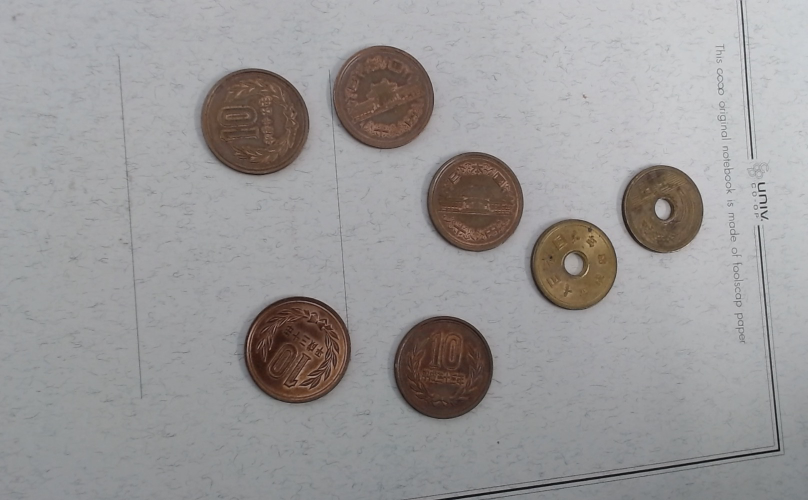
#> input picture coin.png, 1616 x 1000 px (shown at 1/2 size)
$ jupyter execute notebook14.ipynb   (shell and % lines are left out)
#> lines starting #> are read from the running program, lines starting #| are printed output that depends on the picture; after the words box and inside, x2 and y2 are one past the last pixel; in counts of white or black regions, pixels touching at a corner belong together
# マルチメディア処理入門 第14回

[](https://colab.research.google.com/github/schwalbe1996/multimedia_intro/blob/main/notebook14.ipynb)

Google Colabで試したい場合は、上のボタンをクリックして、「ドライブにコピー」を実行してください。（ドライブにコピーしないとコードを変更しても保存できません）

[cell 1]
# colabユーザだけここを実行

[cell 2]
import matplotlib.pyplot as plt
from pylab import cm
import cv2
import numpy as np

## 画像表示用関数

[cell 3]
def show_image(image, cmap = cm.gray, title=None):
    fig = plt.figure(figsize=(10,7))
    ax = fig.add_subplot(111, title=title)
    if image.ndim == 3:
        im = ax.imshow(image[:,:,::-1])
    elif image.ndim == 2:
        im = ax.imshow(image, cmap=cmap)
        fig.colorbar(im)

def show_decomposed_images(image, image3, cmap=cm.gray, title=(None,None,None,None)):
    fig = plt.figure(figsize=(15,15))
    ax1 = fig.add_subplot(221, title=title[0])
    ax2 = fig.add_subplot(222, title=title[1])
    ax3 = fig.add_subplot(223, title=title[2])
    ax4 = fig.add_subplot(224, title=title[3])
    im1 = ax1.imshow(image[:,:,::-1])
    im2 = ax2.imshow(image3[:,:,0], cmap=cmap)
    im3 = ax3.imshow(image3[:,:,1], cmap=cmap)
    im4 = ax4.imshow(image3[:,:,2], cmap=cmap)
    plt.colorbar(im2,ax=ax2)
    plt.colorbar(im3,ax=ax3)
    plt.colorbar(im4,ax=ax4)
    plt.show()

## 本日の画像

[cell 4]
image = cv2.imread("coin.png")
#> image is the input picture: shape (1000, 1616, 3); mean B, G, R 152.1, 151.8, 153.8
show_image(image, title="coin.png")

## (復習）大津の方法による二値化

[cell 5]
# カラー画像（BGR）からモノクロ画像に変換する
gray = cv2.cvtColor(image, cv2.COLOR_BGR2GRAY)

# 大津の方法による二値化。今回は黒っぽいところを前景として使いたいので、cv2.THRESH_BINARYの代わりにcv2.THRESH_BINARY_INVを使います。
ret, mask = cv2.threshold(gray, 0, 255, cv2.THRESH_OTSU  + cv2.THRESH_BINARY_INV)
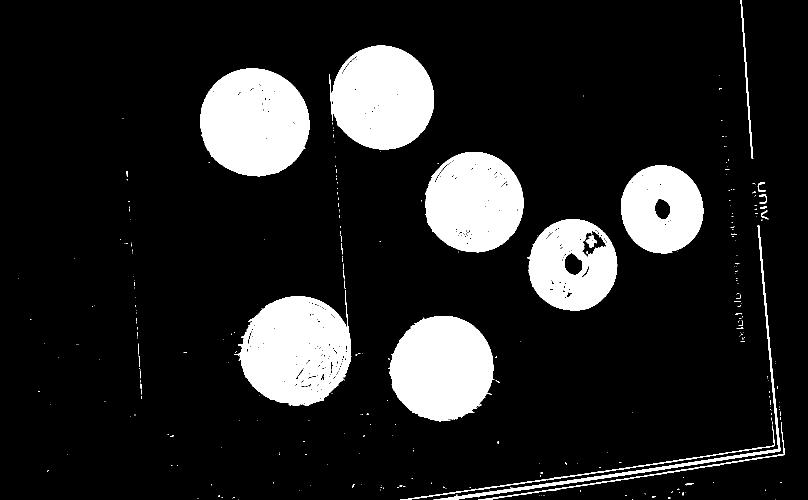
#> mask: shape (1000, 1616) (shown at 1/2 size); 14.1% white; 301 white regions (275 under 20 px), largest, box (x1, y1, x2, y2) and area: (400, 137, 619, 353) 36946, (474, 593, 703, 812) 36506, (776, 632, 989, 843) 33997
#> ret = 121
show_image(gray, title="grayscale image")
show_image(mask, title="binary image")

## 膨張・縮小処理

[cell 6]
N = 3
kernel = np.ones((N,N),np.uint8)
print (kernel)

# 縮小処理： Nの値を変えていろいろと試してみてください。
dst = cv2.erode(mask, kernel)
#> dst: shape (1000, 1616); 12.7% white; 178 white regions (166 under 20 px), largest, box (x1, y1, x2, y2) and area: (401, 138, 618, 352) 35389, (779, 633, 986, 841) 32943, (478, 594, 701, 810) 32275
show_image(dst, title = "erode")

# 膨張処理： Nの値を変えていろいろと試してみてください。
dst = cv2.dilate(mask, kernel)
#> dst: shape (1000, 1616); 15.4% white; 226 white regions (129 under 20 px), largest, box (x1, y1, x2, y2) and area: (468, 526, 704, 813) 39402, (399, 136, 620, 354) 38061, (775, 631, 1001, 844) 35078
show_image(dst, title = "dilate")

## オープニングとクロージング

[cell 7]
N = 3
kernel = np.ones((N,N),np.uint8)
print (kernel)

# どちらもcv2.morphologyExを使います。
# オープニング： cv2.MORPH_OPENを指定
dst = cv2.morphologyEx(mask, cv2.MORPH_OPEN, kernel)
#> dst: shape (1000, 1616); 13.8% white; 145 white regions (111 under 20 px), largest, box (x1, y1, x2, y2) and area: (400, 137, 619, 353) 36939, (477, 593, 702, 811) 36190, (778, 632, 987, 842) 33843
show_image(dst, title="morphology opening")

# クロージング： cv2.MORPH_CLOSEを指定
dst = cv2.morphologyEx(mask, cv2.MORPH_CLOSE, kernel)
#> dst: shape (1000, 1616); 14.3% white; 251 white regions (225 under 20 px), largest, box (x1, y1, x2, y2) and area: (469, 539, 703, 812) 37982, (400, 137, 619, 353) 37163, (776, 632, 989, 843) 34110
show_image(dst, title="morphology closing")

## オープニング＆クロージング

[cell 8]
# クロージングで穴を埋めて、その後、オープニングで孤立点を削除します。
N = 7
kernel = np.ones((N,N),np.uint8)
print (kernel)


dst = cv2.morphologyEx(mask, cv2.MORPH_CLOSE, kernel)
#> dst: shape (1000, 1616); 14.9% white; 176 white regions (146 under 20 px), largest, box (x1, y1, x2, y2) and area: (469, 527, 703, 812) 38338, (400, 137, 619, 353) 37189, (776, 632, 994, 843) 34277
dst = cv2.morphologyEx(dst, cv2.MORPH_OPEN, kernel)
#> dst: shape (1000, 1616); 14.6% white; 16 white regions, largest, box (x1, y1, x2, y2) and area: (479, 593, 702, 811) 38076, (401, 137, 619, 352) 37175, (778, 632, 987, 842) 34221
show_image(dst, title="close->open")

## ラベリング

[cell 9]
# cv2.connectedComponentsWithStatsを使います。引数には先ほど作成した二値画像を指定します。
nLabels, label, stats, center = cv2.connectedComponentsWithStats(dst)
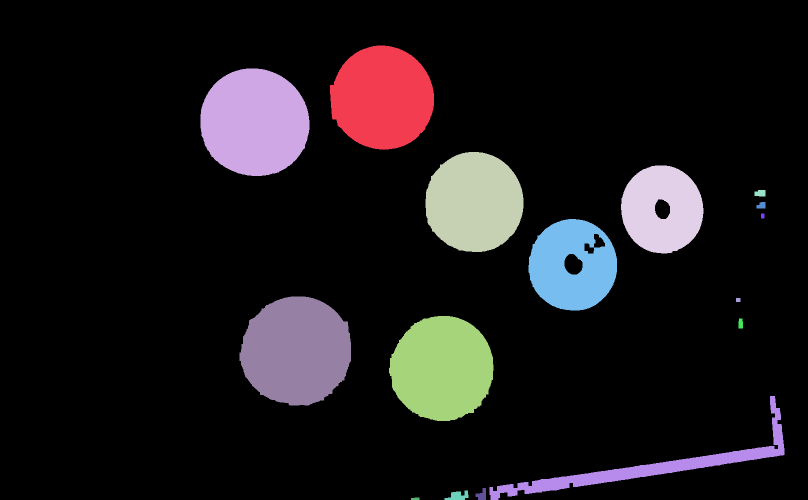
#> label: shape (1000, 1616) int32 (shown at 1/2 size); 17 distinct labels, from 0 to 16; one colour per label, 0 black
#> nLabels = 17; stats = 17 rows, first 6: [0, 0, 1616, 1000, 1379501], [660, 91, 208, 208, 33727], [401, 137, 218, 215, 37175], [851, 304, 196, 200, 31096], [1242, 331, 165, 176, 21861], [1509, 380, 22, 13, 256]; center = 17 rows, first 8: [797.7, 500.3], [764.3, 195.4], [508.8, 244.5], [948.1, 404.3], [1323.7, 418.1], [1520.3, 386.2], [1522.6, 410.7], [1525, 431.5]

# 実行すると4つの値が戻ってきます。
# nLabels: 領域の個数（+1)
# label: 入力した画像と同じサイズのラベル画像。各ピクセルには領域番号を表す0〜nLabels-1の整数が入ってます。
# stats: 各領域の情報。領域を囲む四角形の（左上のx座標、左上のy座標、幅、高さ）、および領域の面積（ピクセル数）が返ってくる。なお、stats[0]は背景の情報。
# center: 各領域の重心の(x,y)座標

print ("{}個の領域が見つかりました。".format(nLabels-1))
#| 16個の領域が見つかりました。
show_image(label,cmap=cm.jet)
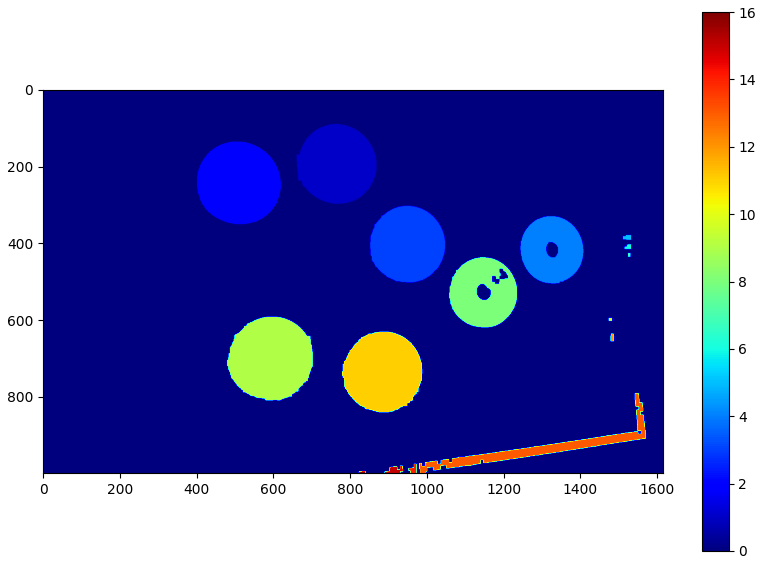
#> figure drawn by matplotlib, 2 panels

### [応用] ラベル番号と面積を表示してみよう

[cell 10]
# 元の画像に、ラベル番号と面積を書き込んでみます。
disp = image.copy()
for n in range(1,nLabels): # 1,2,...,nLabels-1
    cx = int(center[n][0])
    cy = int(center[n][1])
    lx, ly, width, height, area = stats[n]
    print ("{}番目の領域：({},{})を中心とした面積{}".format(n, cx, cy, area))

    cv2.putText(disp, text=str(n), org=(cx,cy), fontFace=cv2.FONT_HERSHEY_COMPLEX, fontScale=2.0, color=(0,0,255), thickness=3)

    cv2.rectangle(disp, (lx,ly), (lx+width,ly+height), color=(255,0,0), thickness=3)
#> this loop made 16 passes
#> (cx, cy, lx, ly, width, height, area) on passes 1 to 12: (764, 195, 660, 91, 208, 208, 33727), (508, 244, 401, 137, 218, 215, 37175), (948, 404, 851, 304, 196, 200, 31096), (1323, 418, 1242, 331, 165, 176, 21861), (1520, 386, 1509, 380, 22, 13, 256), (1522, 410, 1513, 404, 18, 13, 195), (1525, 431, 1522, 427, 7, 10, 70), (1144, 530, 1057, 438, 177, 183, 23751), (592, 701, 479, 593, 223, 218, 38076), (1476, 599, 1472, 596, 9, 8, 72), (883, 736, 778, 632, 209, 210, 34221), (1480, 646, 1477, 637, 9, 20, 169)
#| 1番目の領域：(764,195)を中心とした面積33727
#| 2番目の領域：(508,244)を中心とした面積37175
#| 3番目の領域：(948,404)を中心とした面積31096
#| 4番目の領域：(1323,418)を中心とした面積21861
#| 5番目の領域：(1520,386)を中心とした面積256
#| 6番目の領域：(1522,410)を中心とした面積195
#| 7番目の領域：(1525,431)を中心とした面積70
#| 8番目の領域：(1144,530)を中心とした面積23751
#> (further printed lines are left out)
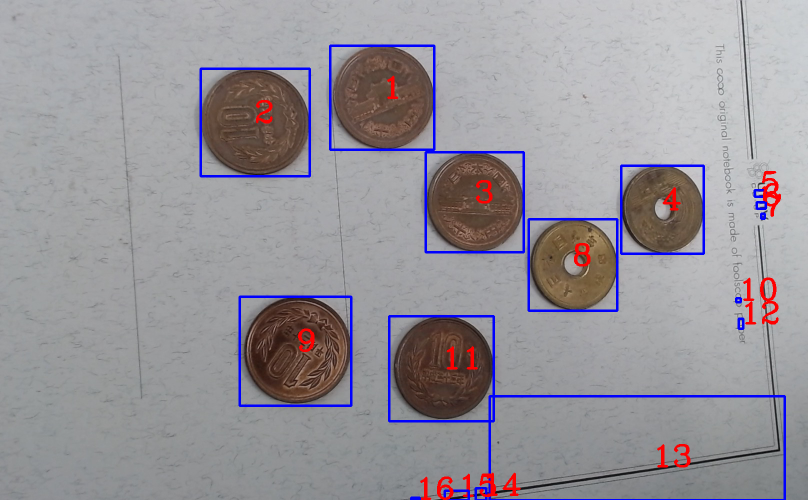
#> disp: shape (1000, 1616, 3) (shown at 1/2 size); 3.01% of pixels changed, all inside (x1, y1, x2, y2) = (399, 89, 1572, 1000)

show_image(disp)

### 応用：面積が20000以上の領域だけを残してみよう

[cell 11]
# まずは元画像と同じサイズのまっ黒の画像を用意
disp = np.zeros_like(image)


for i in range(1,nLabels):
    if stats[i][4] < 20000: # 面積が1000未満ならスキップ
        continue
    disp[ label == i] = image[label==i]

show_image(disp)

## 距離変換

[cell 12]
# cv2.distanceTransform を使います。
# distanceType=cv2.DIST_L2, maskSize=3
ret = cv2.distanceTransform(dst,distanceType=cv2.DIST_L2, maskSize=3)
show_image(dst)
show_image(ret,cmap=cm.jet)

[cell 13]
image = cv2.imread("hand0.jpg")
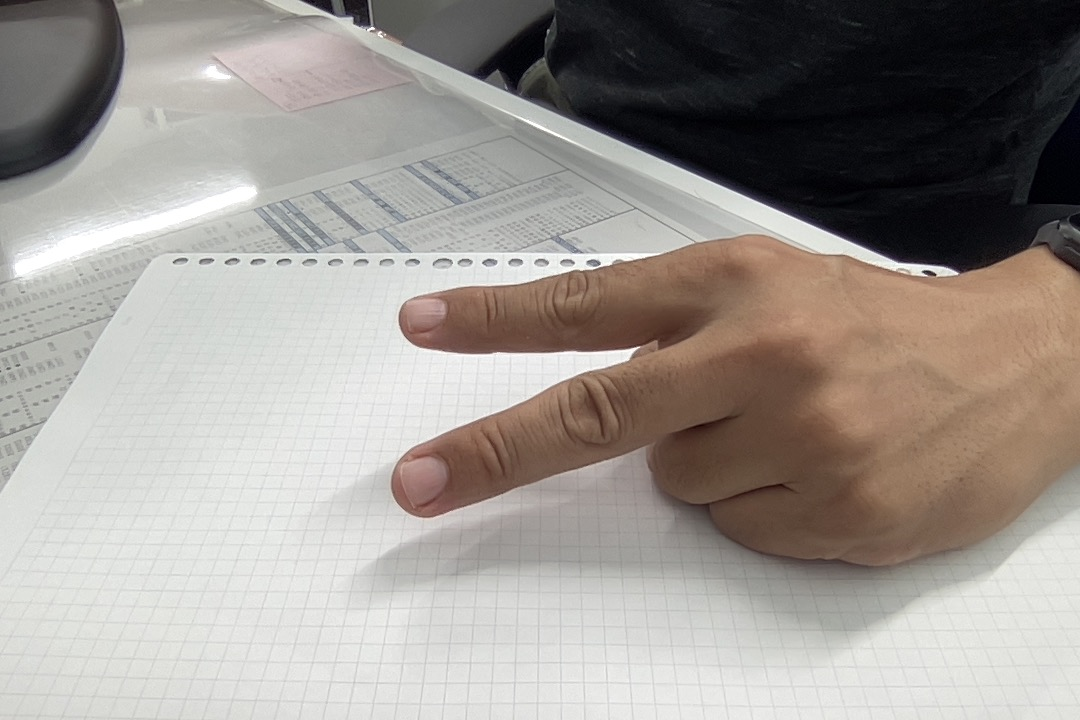
#> input picture hand0.jpg, 1080 x 720 px
#> image is the input picture: shape (720, 1080, 3); mean B, G, R 145.5, 150.8, 156.8
image_HSV = cv2.cvtColor(image, cv2.COLOR_RGB2HSV_FULL)
#> image_HSV: shape (720, 1080, 3); mean H, S, V 110.1, 36.1, 158.3
H = image_HSV[:,:,0]
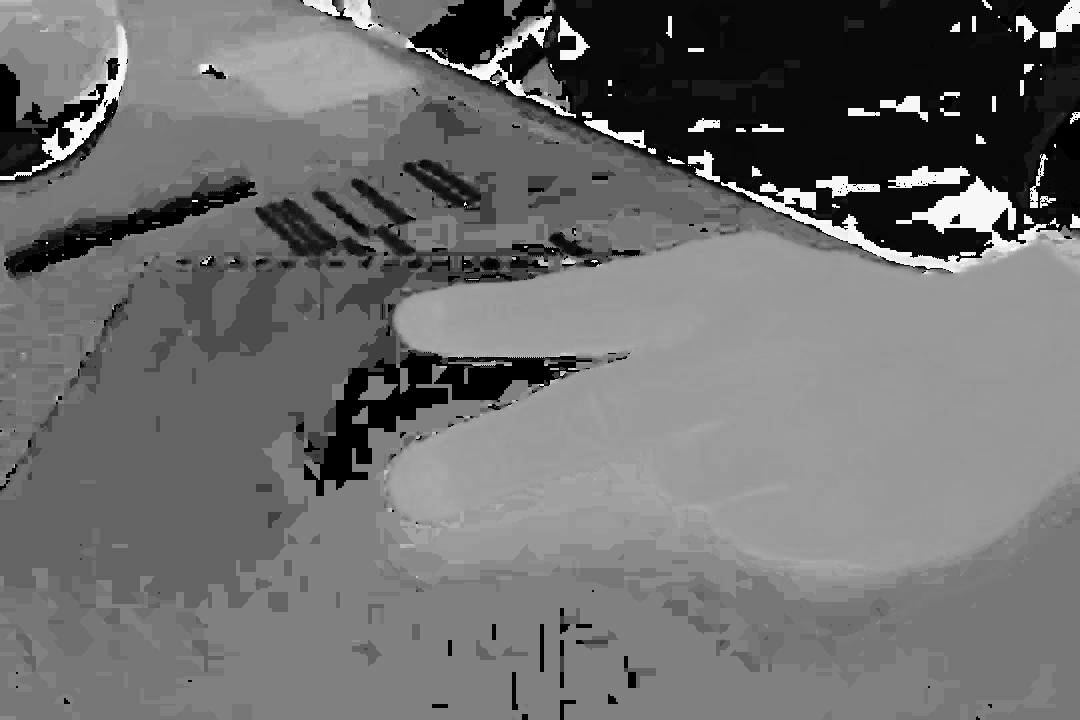
#> H: shape (720, 1080); min 0, max 254, mean 110.1
S = image_HSV[:,:,1]

mask = (H > 100) & (S > 50)
#> mask: shape (720, 1080) bool; 22.4% white; 113 white regions (66 under 20 px), largest, box (x1, y1, x2, y2) and area: (392, 182, 1080, 569) 162227, (896, 176, 1016, 248) 3233, (888, 166, 970, 188) 1008
mask = mask.astype(np.uint8)
kernel = np.ones((15,15),dtype=np.uint8)
dst = cv2.morphologyEx(mask, cv2.MORPH_CLOSE, kernel)
#> dst: shape (720, 1080); values 0 (black) and 1 (white), 23.5% white; 36 white regions (10 under 20 px), largest, box (x1, y1, x2, y2) and area: (392, 154, 1080, 569) 173386, (472, 16, 590, 91) 2351, (1008, 0, 1080, 48) 1296
dst = cv2.morphologyEx(dst, cv2.MORPH_OPEN, kernel)
#> dst: shape (720, 1080); values 0 (black) and 1 (white), 22.5% white; 11 white regions, largest, box (x1, y1, x2, y2) and area: (393, 168, 1080, 568) 168512, (752, 182, 816, 219) 1501, (531, 18, 584, 60) 1319

nLabels, label, stats, center = cv2.connectedComponentsWithStats(dst)
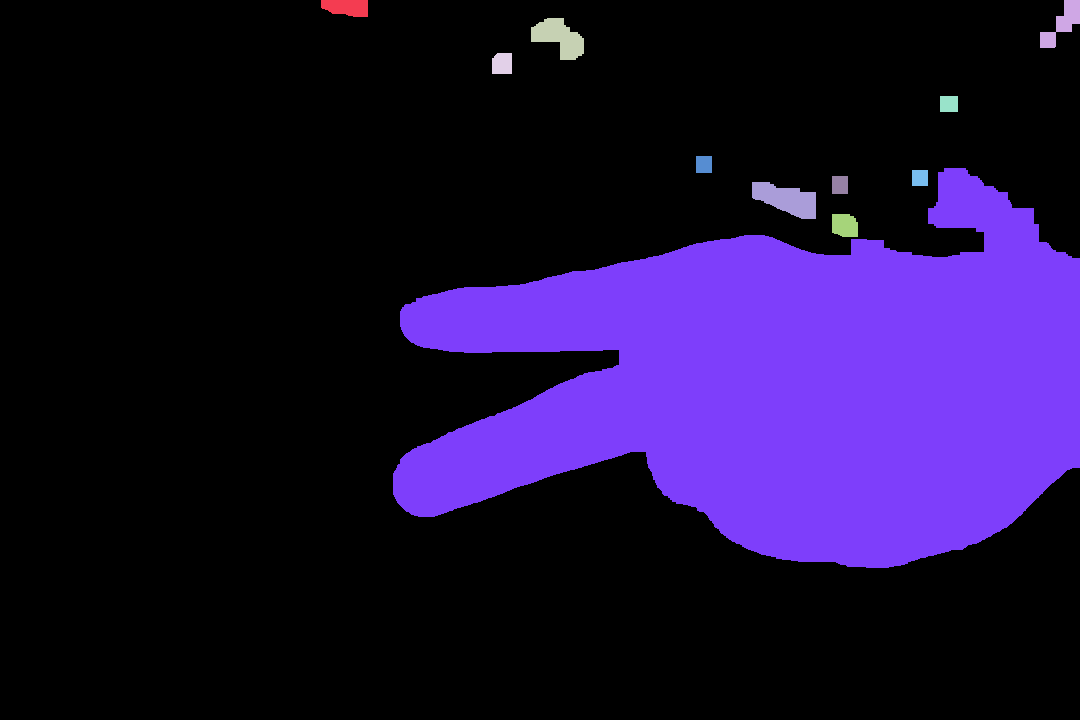
#> label: shape (720, 1080) int32; 12 distinct labels, from 0 to 11; one colour per label, 0 black
#> nLabels = 12; stats = [[0, 0, 1080, 720, 602715], [321, 0, 47, 17, 674], [1040, 0, 40, 48, 831], [531, 18, 53, 42, 1319], [492, 53, 20, 21, 404], [940, 96, 18, 16, 288], [696, 156, 16, 17, 272], [393, 168, 687, 400, 168512], [912, 170, 16, 16, 256], [832, 176, 16, 18, 288], [752, 182, 64, 37, 1501], [832, 214, 26, 23, 540]]; center = [[467.5, 355], [346.3, 6.91], [1062, 23.16], [558.8, 37.21], [501.8, 63.34], [948.5, 103.5], [703.5, 164], [790, 385.1], [919.5, 177.5], [839.5, 184.5], [786.2, 199], [844.3, 225]]
area = [s[4] for s in stats]
#> area = [602715, 674, 831, 1319, 404, 288, 272, 168512, 256, 288, 1501, 540]
area[0] = 0
hand_id = np.argmax(area)
#> hand_id = 7

show_image(label==hand_id)

[cell 14]
hand = label==hand_id
#> hand: shape (720, 1080) bool; 21.7% white; 1 white region, box (x1, y1, x2, y2) and area: (393, 168, 1080, 568) 168512
hand = hand.astype(np.uint8)*255
ret = cv2.ximgproc.thinning(hand)
#> ret: shape (720, 1080); 0.21% white in thin lines or dots, all inside (x1, y1, x2, y2) = (423, 180, 1080, 482)
fig = plt.figure(figsize=(10,10))
plt.imshow(ret>0, cmap=cm.jet)
plt.colorbar()
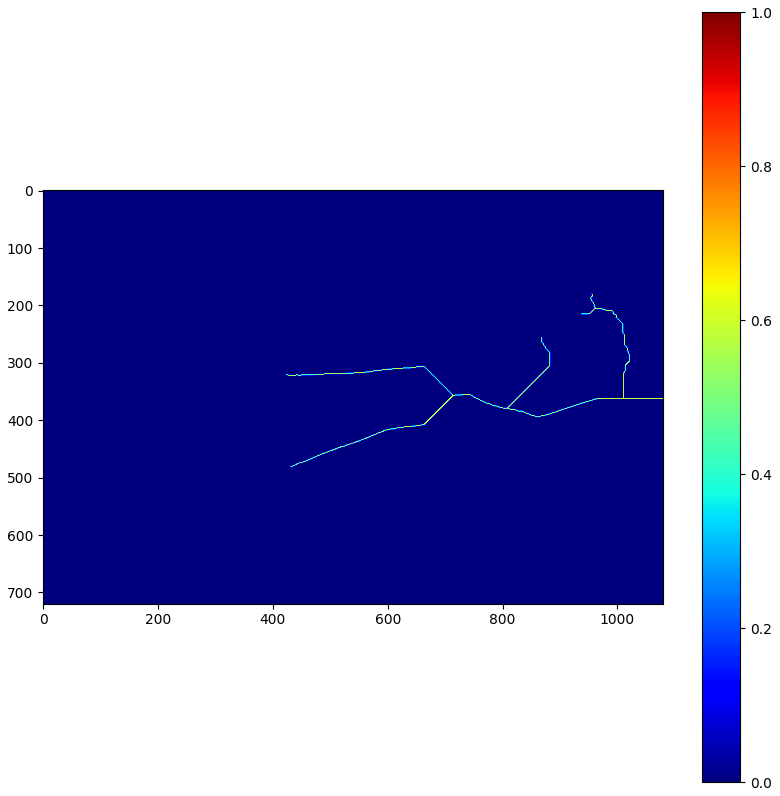
#> figure drawn by matplotlib, 2 panels
